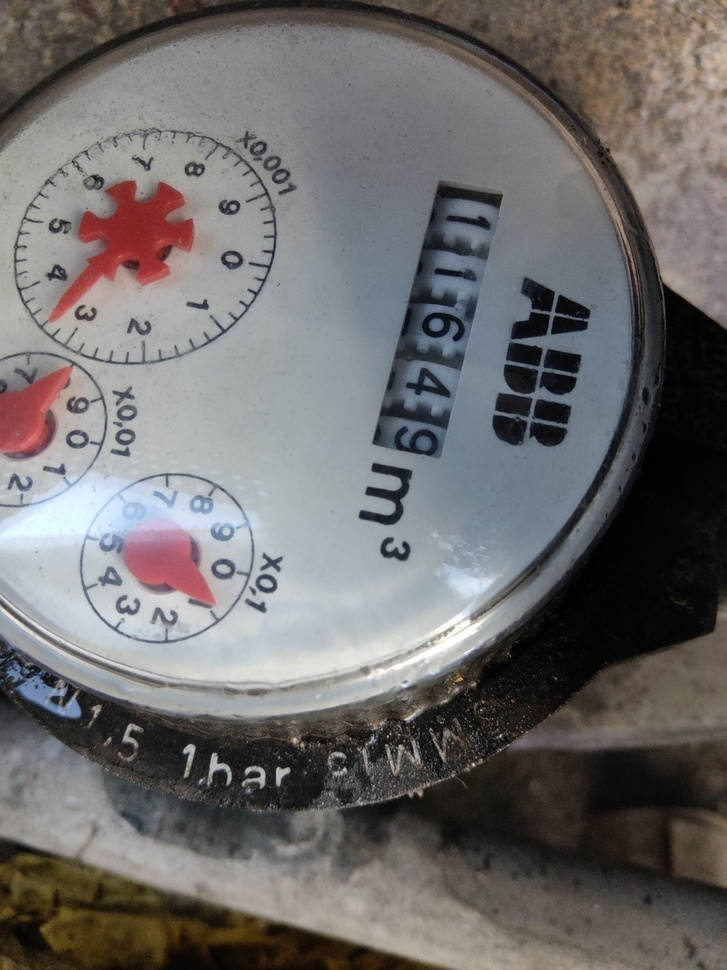
#> input picture samples/00002.jpg, 727 x 970 px, shrunk from 960 x 1280 before the run; its folder holds only this picture in this run
$ python -i masking.py   (imports and definitions only)
#> lines starting #> are read from the running program, lines starting #| are printed output that depends on the picture; after the words box and inside, x2 and y2 are one past the last pixel; in counts of white or black regions, pixels touching at a corner belong together
"""Red-digit masking utilities for the water meter reading project.

Detects and removes red decimal digits from odometer crops using a
two-stage approach:

  1. **LAB relative redness** - the CIE-LAB a* channel measures the
     red-green axis. By computing each pixel's a* deviation from the
     image median, we detect pixels that are *redder than their context*,
     which cleanly handles reddish color casts that defeat absolute HSV
     thresholds.

  2. **HSV hue gating** - intersection with the HSV red / magenta range
     to suppress false positives on non-red bright regions.

The algorithm never skips masking - it always produces a mask. When
the image has very little red content the mask is simply small and
the erasure has negligible effect.

Erasure uses a two-stage approach:

  1. **TELEA inpainting** - ``cv2.inpaint`` with the Telea algorithm fills
     masked pixels from their boundary inward, preserving local texture.
  2. **Selective a* suppression** - residual redness in a soft fringe zone
     around the mask is reduced by suppressing excess a* (red-green) values
     in CIE-LAB space. Only pixels *above* the image median are affected,
     so the natural color cast is preserved and no green artifacts appear.

Key public API:
    apply_red_mask(image) -> MaskingResult
    analyze_red_distribution(image) -> dict
    create_red_mask(image) -> np.ndarray
"""

from dataclasses import dataclass, field

import cv2
import numpy as np

# ---------------------------------------------------------------------------
# LAB-based masking constants
# ---------------------------------------------------------------------------

# Relative a* threshold: pixels with a*_deviation > this are considered red.
_LAB_A_THRESHOLD = 5.0

# HSV hue gate:
#   - Keep the classic low-red band narrow to avoid orange/yellow leakage.
#   - Broaden only the high-red band toward magenta because several decimal
#     wheels are pink-ish rather than pure red.
#   - Require some saturation so the wider high band does not activate on
#     neutral reflections with unstable hue.
_HSV_LOW_RED_MAX = 25
_HSV_HIGH_RED_MIN = 130
_HSV_MIN_SATURATION = 20
_HSV_PURPLE_FALLBACK_MIN = 110
_HSV_PURPLE_FALLBACK_MIN_SATURATION = 70
_LAB_A_PURPLE_FALLBACK_THRESHOLD = 6.0

# Morphological close: fills small interior holes in red digit masks.
_CLOSE_KSIZE = 3
_CLOSE_ITERATIONS = 1

# Dilation kernel and iterations for the inpainting mask
_DILATE_ITERATIONS = 1

# TELEA inpainting radius (pixels)
_INPAINT_RADIUS = 3

# Fringe desaturation: dilation beyond the inpaint mask that defines
# the zone where residual redness is suppressed in LAB a* space.
_FRINGE_DILATE = 5
_FRINGE_BLUR_KSIZE = 11
# Fraction of excess a* to suppress (0 = none, 1 = full neutralization)
_FRINGE_SUPPRESSION = 0.8


# ---------------------------------------------------------------------------
# MaskingResult
# ---------------------------------------------------------------------------


@dataclass
class MaskingResult:
    """Result of a masking operation with full explainability."""

    image: np.ndarray
    """Output image - masked version."""

    raw_mask: np.ndarray
    """Binary mask of detected red pixels (before dilation)."""

    dilated_mask: np.ndarray
    """Binary mask after morphological dilation."""

    action: str
    """What happened: 'applied'."""

    reason: str
    """Human-readable explanation of the decision."""

    stats: dict = field(default_factory=dict)
    """Full analysis stats from analyze_red_distribution (for debugging)."""


# ---------------------------------------------------------------------------
# Analysis
# ---------------------------------------------------------------------------


def analyze_red_distribution(image: np.ndarray) -> dict:
    """Analyze spatial and statistical distribution of red pixels.

    Uses the LAB a* channel relative-redness method to understand *where*
    and *how much* red is present in the image.

    Args:
        image: BGR image (numpy array).

    Returns:
        dict with keys:
            red_pixel_pct         - % of total pixels in the LAB red mask
            spatial_concentration - fraction of red pixels in rightmost 40%
            red_coverage_width    - fraction of columns containing any red
            mean_s, mean_v        - global HSV statistics
            median_a              - LAB a* channel median (image baseline)
            std_a                 - LAB a* channel std dev
            red_column_density    - 1D array of red pixel count per column
    """
    h, w = image.shape[:2]
    hsv = cv2.cvtColor(image, cv2.COLOR_BGR2HSV)
    lab = cv2.cvtColor(image, cv2.COLOR_BGR2LAB)

    mean_s = float(hsv[:, :, 1].mean())
    mean_v = float(hsv[:, :, 2].mean())

    a_ch = lab[:, :, 1].astype(np.float32)
    median_a = float(np.median(a_ch))
    std_a = float(a_ch.std())

    # LAB relative redness mask
    red_mask = create_red_mask(image)

    total_pixels = h * w
    red_pixels = int(cv2.countNonZero(red_mask))
    red_pixel_pct = (red_pixels / total_pixels) * 100 if total_pixels > 0 else 0.0

    # Per-column red pixel density
    red_column_density = (red_mask > 0).sum(axis=0).astype(np.float64)

    # Coverage: fraction of columns with at least one red pixel
    cols_with_red = int((red_column_density > 0).sum())
    red_coverage_width = cols_with_red / w if w > 0 else 0.0

    # Spatial concentration: fraction of red pixels in rightmost 40%
    right_start = int(w * 0.60)
    right_red = int(red_mask[:, right_start:].astype(bool).sum())
    spatial_concentration = (right_red / red_pixels) if red_pixels > 0 else 0.0

    return {
        "red_pixel_pct": red_pixel_pct,
        "spatial_concentration": spatial_concentration,
        "red_coverage_width": red_coverage_width,
        "mean_s": mean_s,
        "mean_v": mean_v,
        "median_a": median_a,
        "std_a": std_a,
        "red_column_density": red_column_density,
    }


# ---------------------------------------------------------------------------
# Core mask creation
# ---------------------------------------------------------------------------


def create_red_mask(image: np.ndarray) -> np.ndarray:
    """Create a red mask using LAB a* relative redness + HSV hue gating.

    Two-stage detection:
      1. LAB a* channel: pixels whose a* exceeds the image median by more
         than ``_LAB_A_THRESHOLD`` are flagged. This is robust to overall
         color casts because it measures *relative* redness.
      2. HSV hue gate: the LAB mask is intersected with a red-to-magenta
         hue range plus a minimum saturation gate to exclude neutral regions
         that happen to sit slightly above the median.

    Returns:
        Binary mask (uint8, 0 or 255) - before dilation.
    """
    lab = cv2.cvtColor(image, cv2.COLOR_BGR2LAB)
    hsv = cv2.cvtColor(image, cv2.COLOR_BGR2HSV)

    # Stage 1: LAB relative redness
    a_ch = lab[:, :, 1].astype(np.float32)
    median_a = np.median(a_ch)
    relative_a = a_ch - median_a
    lab_mask = (relative_a > _LAB_A_THRESHOLD).astype(np.uint8) * 255

    # Stage 2: HSV hue gate - keep red / magenta pixels and a narrow fallback
    # band for cold purple decimals seen in a few samples after orientation.
    h_ch = hsv[:, :, 0]
    s_ch = hsv[:, :, 1]
    hue_gate = (
        (
            ((h_ch <= _HSV_LOW_RED_MAX) | (h_ch >= _HSV_HIGH_RED_MIN))
            & (s_ch >= _HSV_MIN_SATURATION)
        )
        | (
            (h_ch >= _HSV_PURPLE_FALLBACK_MIN)
            & (s_ch >= _HSV_PURPLE_FALLBACK_MIN_SATURATION)
            & (relative_a > _LAB_A_PURPLE_FALLBACK_THRESHOLD)
        )
    ).astype(np.uint8) * 255

    # Intersection
    return cv2.bitwise_and(lab_mask, hue_gate)


# ---------------------------------------------------------------------------
# Erasure (TELEA inpainting + selective a* suppression)
# ---------------------------------------------------------------------------


def _erase_masked_region(
    image: np.ndarray,
    dilated_mask: np.ndarray,
) -> np.ndarray:
    """Replace masked pixels using TELEA inpainting, then suppress residual
    redness in a soft fringe zone around the mask.

    Stage 1 - TELEA inpainting fills masked pixels from boundary texture.
    Stage 2 - excess redness (LAB a* above median) is suppressed in a
    gaussian-blurred zone around the mask, eliminating color fringes
    without introducing green artifacts or grey smudges.

    Args:
        image:        BGR image (numpy array).
        dilated_mask: Binary mask (uint8, 0/255) of pixels to erase.

    Returns:
        BGR image with masked regions filled.
    """
    kernel = np.ones((3, 3), np.uint8)

    # 1. TELEA inpainting - precise, texture-preserving fill
    inpainted = cv2.inpaint(image, dilated_mask, _INPAINT_RADIUS, cv2.INPAINT_TELEA)

    # 2. Selective a* suppression in fringe zone
    fringe_zone = cv2.dilate(dilated_mask, kernel, iterations=_FRINGE_DILATE)
    spatial_w = fringe_zone.astype(np.float32) / 255.0
    spatial_w = cv2.GaussianBlur(
        spatial_w, (_FRINGE_BLUR_KSIZE, _FRINGE_BLUR_KSIZE), 0,
    )

    lab = cv2.cvtColor(inpainted, cv2.COLOR_BGR2LAB)
    a_ch = lab[:, :, 1].astype(np.float32)
    median_a = np.median(a_ch)

    # Only suppress *excess* redness (a* above median) - never push below
    excess = np.maximum(a_ch - median_a, 0)
    a_ch -= excess * spatial_w * _FRINGE_SUPPRESSION
    lab[:, :, 1] = np.clip(a_ch, 0, 255).astype(np.uint8)

    return cv2.cvtColor(lab, cv2.COLOR_LAB2BGR)


# ---------------------------------------------------------------------------
# Main API
# ---------------------------------------------------------------------------


def apply_red_mask(
    image: np.ndarray,
    include_stats: bool = True,
) -> MaskingResult:
    """Detect red pixels and erase them using TELEA inpainting.

    Uses the LAB relative-redness algorithm which handles all image types
    including reddish color casts.

    Args:
        image:  BGR image (numpy array).
        include_stats: Whether to compute expensive debug statistics used by
            analysis tools. Disable in latency-sensitive inference paths.

    Returns:
        MaskingResult with the output image, masks, and decision metadata.
    """
    raw_mask = create_red_mask(image)
    stats = analyze_red_distribution(image) if include_stats else {}

    kernel = np.ones((3, 3), np.uint8)
    close_kernel = np.ones((_CLOSE_KSIZE, _CLOSE_KSIZE), np.uint8)
    closed_mask = cv2.morphologyEx(
        raw_mask, cv2.MORPH_CLOSE, close_kernel, iterations=_CLOSE_ITERATIONS,
    )
    dilated_mask = cv2.dilate(closed_mask, kernel, iterations=_DILATE_ITERATIONS)
    result = _erase_masked_region(image, dilated_mask)

    if include_stats:
        red_pct = stats["red_pixel_pct"]
        conc = stats["spatial_concentration"]
        reason = (
            f"LAB relative redness "
            f"(median_a={stats['median_a']:.0f}, "
            f"red={red_pct:.1f}%, "
            f"concentration={conc:.0%})"
        )
    else:
        reason = "LAB relative redness (stats disabled for fast inference)"

    return MaskingResult(
        image=result,
        raw_mask=raw_mask,
        dilated_mask=dilated_mask,
        action="applied",
        reason=reason,
        stats=stats,
    )

>>> import cv2
>>> picture = cv2.imread('../samples/00002.jpg')
#> picture is the input picture: shape (970, 727, 3); mean B, G, R 107.5, 108.1, 110.3
>>> result = apply_red_mask(picture)
#> in create_red_mask, `a_ch = lab[:, :, 1].astype(np.float32)`:
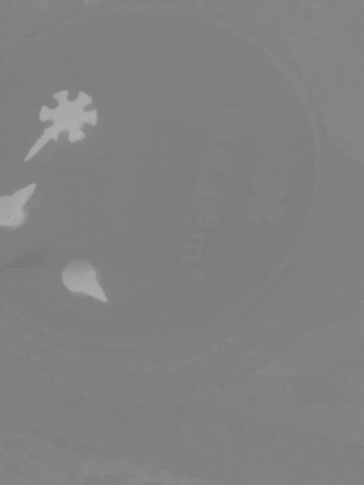
#> a_ch: shape (970, 727) float32 (shown at 1/2 size); min 119, max 175, mean 129.1
#> in create_red_mask, `median_a = np.median(a_ch)`: median_a = 128
#> in create_red_mask, `lab_mask = (relative_a > _LAB_A_THRESHOLD).astype(np.uint8) * 255`:
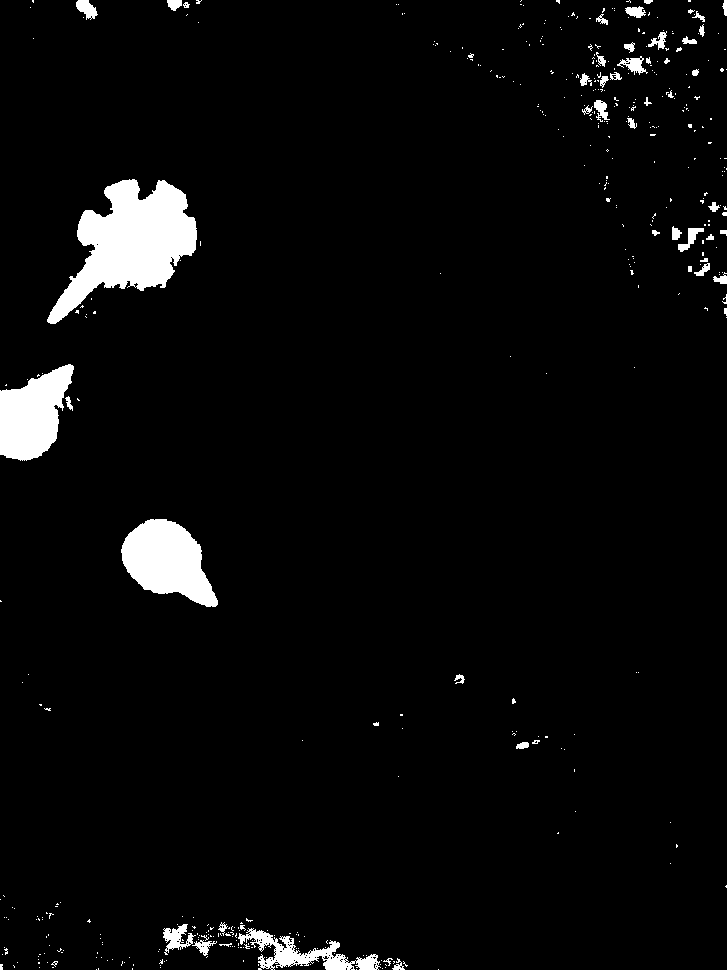
#> lab_mask: shape (970, 727); 3.9% white; 449 white regions (397 under 20 px), largest, box (x1, y1, x2, y2) and area: (47, 179, 197, 324) 10543, (121, 519, 218, 607) 5330, (0, 364, 74, 461) 4665
#> in create_red_mask, `h_ch = hsv[:, :, 0]`:
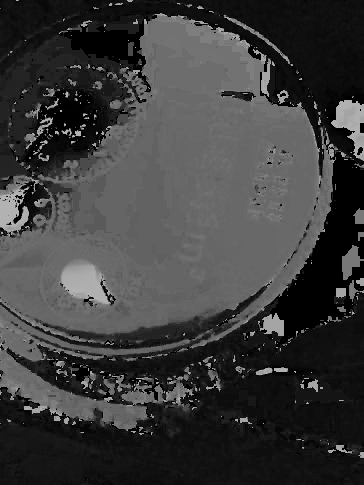
#> h_ch: shape (970, 727) (shown at 1/2 size); min 0, max 179, mean 60
#> in create_red_mask, `hue_gate = ( ( ((h_ch <= _HSV_LOW_RED_MAX) | (h_ch >= _HSV_HIGH_RED_MI..`:
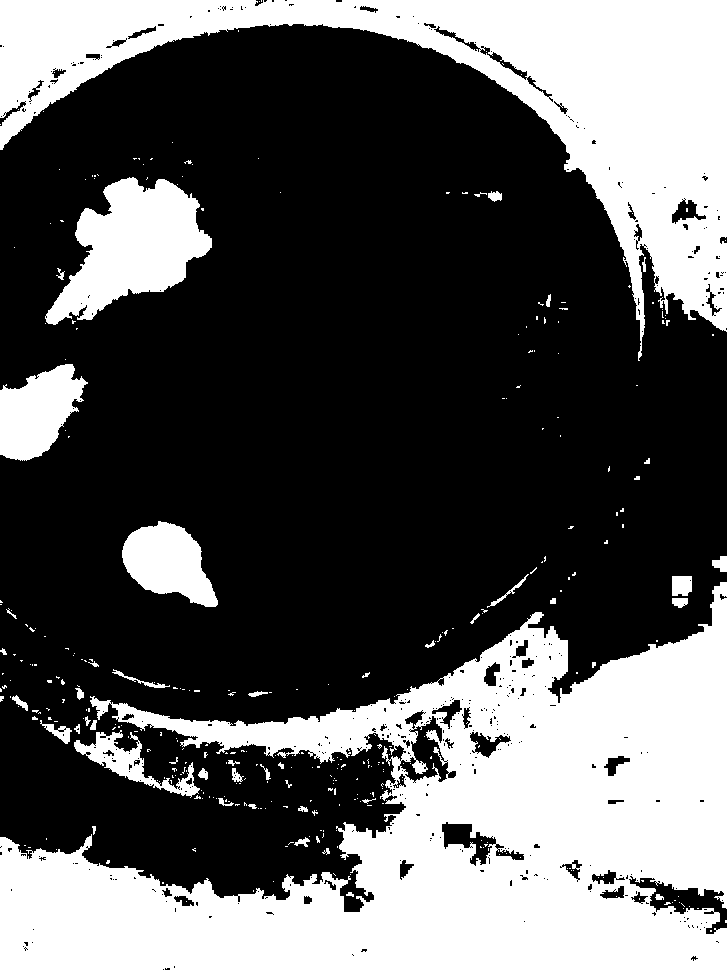
#> hue_gate: shape (970, 727); 35.4% white; 350 white regions (301 under 20 px), largest, box (x1, y1, x2, y2) and area: (0, 582, 727, 970) 144610, (0, 0, 727, 361) 75138, (45, 177, 212, 325) 13204
#> in analyze_red_distribution, `mean_s = float(hsv[:, :, 1].mean())`: mean_s = 39.34
#> in analyze_red_distribution, `mean_v = float(hsv[:, :, 2].mean())`: mean_v = 116.2
#> in analyze_red_distribution, `median_a = float(np.median(a_ch))`: median_a = 128
#> in analyze_red_distribution, `std_a = float(a_ch.std())`: std_a = 5.69
#> in analyze_red_distribution, `red_pixels = int(cv2.countNonZero(red_mask))`: red_pixels = 27423
#> in analyze_red_distribution, `red_pixel_pct = (red_pixels / total_pixels) * 100 if total_pixels > 0 ..`: red_pixel_pct = 3.89
#> in analyze_red_distribution, `red_column_density = (red_mask > 0).sum(axis=0).astype(np.float64)`: red_column_density = 727 values, max 194 at index 165, min 0 at index 237, mean 37.72
#> in analyze_red_distribution, `cols_with_red = int((red_column_density > 0).sum())`: cols_with_red = 646
#> in analyze_red_distribution, `red_coverage_width = cols_with_red / w if w > 0 else 0.0`: red_coverage_width = 0.889
#> in analyze_red_distribution, `right_red = int(red_mask[:, right_start:].astype(bool).sum())`: right_red = 3262
#> in analyze_red_distribution, `spatial_concentration = (right_red / red_pixels) if red_pixels > 0 els..`: spatial_concentration = 0.119
#> in apply_red_mask, `stats = analyze_red_distribution(image) if include_stats else {}`: stats = 8 items
#> in _erase_masked_region, `spatial_w = cv2.GaussianBlur( spatial_w, (_FRINGE_BLUR_KSIZE, _FRINGE_..`:
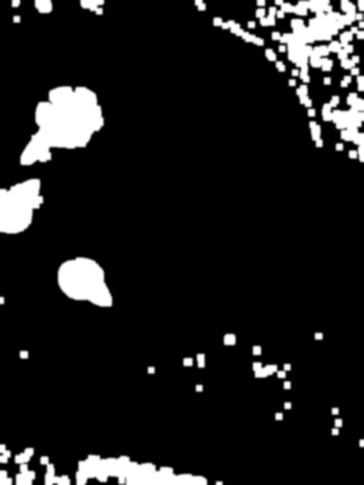
#> spatial_w: shape (970, 727) float32 (shown at 1/2 size); min 0, max 1, mean 0.114
#> in _erase_masked_region, `median_a = np.median(a_ch)`: median_a = 128
#> in _erase_masked_region, `excess = np.maximum(a_ch - median_a, 0)`:
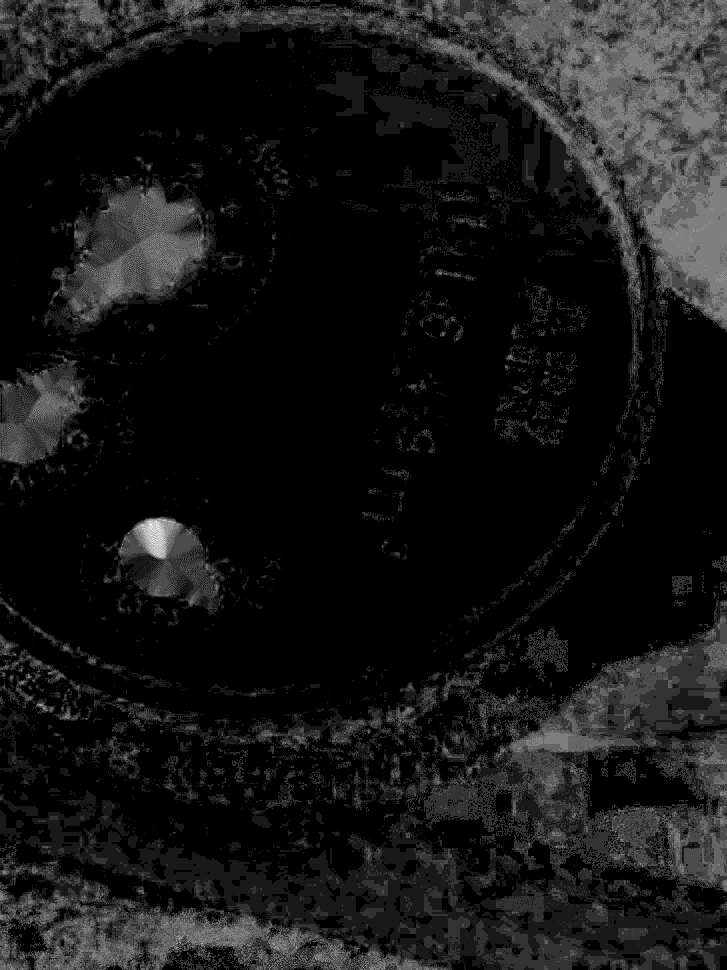
#> excess: shape (970, 727) float32; min 0, max 10, mean 0.869; drawn with min black and max white
#> in apply_red_mask, `red_pct = stats["red_pixel_pct"]`: red_pct = 3.89
#> in apply_red_mask, `conc = stats["spatial_concentration"]`: conc = 0.119
